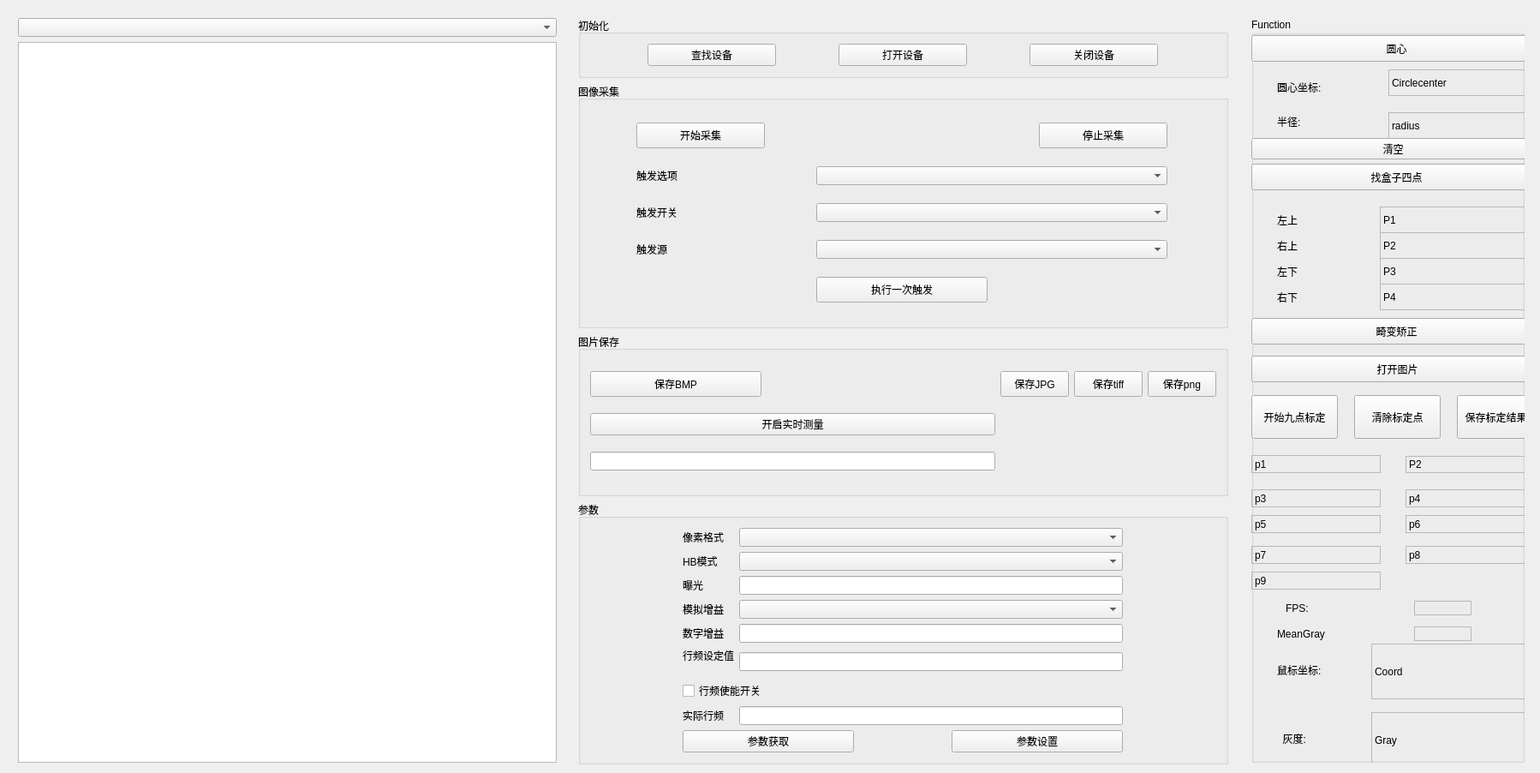
<?xml version="1.0" encoding="UTF-8"?>
<ui version="4.0">
 <class>MainWindow</class>
 <widget class="QMainWindow" name="MainWindow">
  <property name="geometry">
   <rect>
    <x>0</x>
    <y>0</y>
    <width>1798</width>
    <height>902</height>
   </rect>
  </property>
  <property name="windowTitle">
   <string>MainWindow</string>
  </property>
  <widget class="QWidget" name="centralWidget">
   <widget class="QWidget" name="layoutWidget">
    <property name="geometry">
     <rect>
      <x>10</x>
      <y>10</y>
      <width>651</width>
      <height>891</height>
     </rect>
    </property>
    <layout class="QVBoxLayout" name="verticalLayout">
     <item>
      <widget class="QComboBox" name="EnumCombo"/>
     </item>
     <item>
      <widget class="QGraphicsView" name="DisplayWidget"/>
     </item>
    </layout>
   </widget>
   <widget class="QWidget" name="layoutWidget">
    <property name="geometry">
     <rect>
      <x>664</x>
      <y>9</y>
      <width>781</width>
      <height>894</height>
     </rect>
    </property>
    <layout class="QVBoxLayout" name="verticalLayout_2" stretch="0,3,2,0">
     <item>
      <widget class="QGroupBox" name="groupBox">
       <property name="title">
        <string>初始化</string>
       </property>
       <layout class="QGridLayout" name="gridLayout">
        <item row="0" column="1">
         <widget class="QPushButton" name="OpenButton">
          <property name="maximumSize">
           <size>
            <width>150</width>
            <height>30</height>
           </size>
          </property>
          <property name="text">
           <string>打开设备</string>
          </property>
         </widget>
        </item>
        <item row="0" column="2">
         <widget class="QPushButton" name="CloseButton">
          <property name="maximumSize">
           <size>
            <width>150</width>
            <height>30</height>
           </size>
          </property>
          <property name="text">
           <string>关闭设备</string>
          </property>
         </widget>
        </item>
        <item row="0" column="0">
         <widget class="QPushButton" name="EnumButton">
          <property name="maximumSize">
           <size>
            <width>150</width>
            <height>30</height>
           </size>
          </property>
          <property name="text">
           <string>查找设备</string>
          </property>
         </widget>
        </item>
       </layout>
      </widget>
     </item>
     <item>
      <widget class="QGroupBox" name="groupBox_2">
       <property name="title">
        <string>图像采集 </string>
       </property>
       <layout class="QGridLayout" name="gridLayout_2">
        <item row="1" column="2" colspan="2">
         <widget class="QComboBox" name="SelchangeTriggerselCombo"/>
        </item>
        <item row="3" column="0">
         <widget class="QLabel" name="label_3">
          <property name="text">
           <string>触发源</string>
          </property>
         </widget>
        </item>
        <item row="2" column="0">
         <widget class="QLabel" name="label_2">
          <property name="text">
           <string>触发开关</string>
          </property>
         </widget>
        </item>
        <item row="1" column="0">
         <widget class="QLabel" name="label">
          <property name="text">
           <string>触发选项</string>
          </property>
         </widget>
        </item>
        <item row="0" column="0">
         <widget class="QPushButton" name="StartGrabbingButton">
          <property name="maximumSize">
           <size>
            <width>150</width>
            <height>30</height>
           </size>
          </property>
          <property name="text">
           <string>开始采集</string>
          </property>
         </widget>
        </item>
        <item row="0" column="3">
         <widget class="QPushButton" name="StopGrabbingButton">
          <property name="maximumSize">
           <size>
            <width>150</width>
            <height>30</height>
           </size>
          </property>
          <property name="text">
           <string>停止采集</string>
          </property>
         </widget>
        </item>
        <item row="4" column="2">
         <widget class="QPushButton" name="SoftwareOnceButton">
          <property name="maximumSize">
           <size>
            <width>200</width>
            <height>30</height>
           </size>
          </property>
          <property name="text">
           <string>执行一次触发</string>
          </property>
         </widget>
        </item>
        <item row="3" column="2" colspan="2">
         <widget class="QComboBox" name="SelchangeTriggersourceCombo"/>
        </item>
        <item row="2" column="2" colspan="2">
         <widget class="QComboBox" name="SelchangeTriggerswitchCombo"/>
        </item>
       </layout>
       <zorder>SelchangeTriggerselCombo</zorder>
       <zorder>StopGrabbingButton</zorder>
       <zorder>label</zorder>
       <zorder>label_2</zorder>
       <zorder>label_3</zorder>
       <zorder>SelchangeTriggerswitchCombo</zorder>
       <zorder>SelchangeTriggersourceCombo</zorder>
       <zorder>StartGrabbingButton</zorder>
       <zorder>SoftwareOnceButton</zorder>
      </widget>
     </item>
     <item>
      <widget class="QGroupBox" name="groupBox_3">
       <property name="title">
        <string>图片保存</string>
       </property>
       <layout class="QGridLayout" name="gridLayout_3">
        <item row="0" column="3">
         <widget class="QPushButton" name="SavePngButton">
          <property name="maximumSize">
           <size>
            <width>200</width>
            <height>30</height>
           </size>
          </property>
          <property name="text">
           <string>保存png</string>
          </property>
         </widget>
        </item>
        <item row="2" column="0">
         <widget class="QLineEdit" name="linePixelsPerCm"/>
        </item>
        <item row="0" column="1">
         <widget class="QPushButton" name="SaveJpgButton">
          <property name="maximumSize">
           <size>
            <width>200</width>
            <height>30</height>
           </size>
          </property>
          <property name="text">
           <string>保存JPG</string>
          </property>
         </widget>
        </item>
        <item row="0" column="0">
         <widget class="QPushButton" name="SaveBmpButton">
          <property name="maximumSize">
           <size>
            <width>200</width>
            <height>30</height>
           </size>
          </property>
          <property name="text">
           <string>保存BMP</string>
          </property>
         </widget>
        </item>
        <item row="0" column="2">
         <widget class="QPushButton" name="SaveTiffButton">
          <property name="maximumSize">
           <size>
            <width>200</width>
            <height>30</height>
           </size>
          </property>
          <property name="text">
           <string>保存tiff</string>
          </property>
         </widget>
        </item>
        <item row="1" column="0">
         <widget class="QPushButton" name="chkRealTimeMeasure">
          <property name="text">
           <string>开启实时测量</string>
          </property>
          <property name="checkable">
           <bool>true</bool>
          </property>
         </widget>
        </item>
       </layout>
      </widget>
     </item>
     <item>
      <widget class="QGroupBox" name="groupBox_4">
       <property name="title">
        <string>参数</string>
       </property>
       <layout class="QGridLayout" name="gridLayout_5">
        <item row="0" column="0" colspan="2">
         <layout class="QGridLayout" name="gridLayout_4" columnminimumwidth="10,1">
          <item row="0" column="0">
           <widget class="QLabel" name="label_7">
            <property name="text">
             <string>像素格式</string>
            </property>
           </widget>
          </item>
          <item row="0" column="1">
           <widget class="QComboBox" name="SelchangePixelformatCombo"/>
          </item>
          <item row="1" column="0">
           <widget class="QLabel" name="label_8">
            <property name="text">
             <string>HB模式</string>
            </property>
           </widget>
          </item>
          <item row="1" column="1">
           <widget class="QComboBox" name="SelchangeImageCompressionModeCombo"/>
          </item>
          <item row="2" column="0">
           <widget class="QLabel" name="label_9">
            <property name="text">
             <string>曝光</string>
            </property>
           </widget>
          </item>
          <item row="2" column="1">
           <widget class="QLineEdit" name="ExposureTimeLineEdit"/>
          </item>
          <item row="3" column="0">
           <widget class="QLabel" name="label_10">
            <property name="text">
             <string>模拟增益</string>
            </property>
           </widget>
          </item>
          <item row="3" column="1">
           <widget class="QComboBox" name="SelchangePreampgainCombo"/>
          </item>
          <item row="4" column="0">
           <widget class="QLabel" name="label_11">
            <property name="text">
             <string>数字增益</string>
            </property>
           </widget>
          </item>
          <item row="4" column="1">
           <widget class="QLineEdit" name="PreampGainLineEdit"/>
          </item>
          <item row="5" column="0">
           <widget class="QLabel" name="label_12">
            <property name="text">
             <string>行频设定值
</string>
            </property>
           </widget>
          </item>
          <item row="5" column="1">
           <widget class="QLineEdit" name="AcquisitionLineRateLineEdit"/>
          </item>
          <item row="6" column="0" colspan="2">
           <widget class="QCheckBox" name="AcquisitionLineRateEnableCheckBox">
            <property name="text">
             <string>行频使能开关</string>
            </property>
           </widget>
          </item>
          <item row="7" column="0">
           <widget class="QLabel" name="label_13">
            <property name="text">
             <string>实际行频</string>
            </property>
           </widget>
          </item>
          <item row="7" column="1">
           <widget class="QLineEdit" name="ResultingLineRateLineEdit"/>
          </item>
         </layout>
        </item>
        <item row="1" column="0">
         <widget class="QPushButton" name="GetParameterButton">
          <property name="maximumSize">
           <size>
            <width>200</width>
            <height>30</height>
           </size>
          </property>
          <property name="text">
           <string>参数获取</string>
          </property>
         </widget>
        </item>
        <item row="1" column="1">
         <widget class="QPushButton" name="SetParameterButton">
          <property name="maximumSize">
           <size>
            <width>200</width>
            <height>30</height>
           </size>
          </property>
          <property name="text">
           <string>参数设置</string>
          </property>
         </widget>
        </item>
       </layout>
      </widget>
     </item>
    </layout>
   </widget>
   <widget class="QWidget" name="layoutWidget">
    <property name="geometry">
     <rect>
      <x>1450</x>
      <y>10</y>
      <width>341</width>
      <height>891</height>
     </rect>
    </property>
    <layout class="QVBoxLayout" name="verticalLayout_3">
     <item>
      <widget class="QGroupBox" name="groupbox_5">
       <property name="title">
        <string>Function</string>
       </property>
       <widget class="QPushButton" name="bnFindCircle">
        <property name="geometry">
         <rect>
          <x>0</x>
          <y>20</y>
          <width>339</width>
          <height>31</height>
         </rect>
        </property>
        <property name="text">
         <string>圆心</string>
        </property>
       </widget>
       <widget class="QPushButton" name="bnFindBox">
        <property name="geometry">
         <rect>
          <x>0</x>
          <y>170</y>
          <width>339</width>
          <height>31</height>
         </rect>
        </property>
        <property name="text">
         <string>找盒子四点</string>
        </property>
       </widget>
       <widget class="QPushButton" name="bnRectify">
        <property name="geometry">
         <rect>
          <x>0</x>
          <y>350</y>
          <width>339</width>
          <height>31</height>
         </rect>
        </property>
        <property name="text">
         <string>畸变矫正</string>
        </property>
       </widget>
       <widget class="QLabel" name="labelCircleCenter">
        <property name="geometry">
         <rect>
          <x>160</x>
          <y>60</y>
          <width>181</width>
          <height>31</height>
         </rect>
        </property>
        <property name="frameShape">
         <enum>QFrame::StyledPanel</enum>
        </property>
        <property name="text">
         <string>Circlecenter</string>
        </property>
       </widget>
       <widget class="QLabel" name="labelCircleRadius">
        <property name="geometry">
         <rect>
          <x>160</x>
          <y>110</y>
          <width>184</width>
          <height>31</height>
         </rect>
        </property>
        <property name="frameShape">
         <enum>QFrame::StyledPanel</enum>
        </property>
        <property name="text">
         <string>radius</string>
        </property>
       </widget>
       <widget class="QLabel" name="labelBoxP1">
        <property name="geometry">
         <rect>
          <x>150</x>
          <y>220</y>
          <width>185</width>
          <height>31</height>
         </rect>
        </property>
        <property name="frameShape">
         <enum>QFrame::StyledPanel</enum>
        </property>
        <property name="text">
         <string>P1</string>
        </property>
       </widget>
       <widget class="QLabel" name="labelBoxP2">
        <property name="geometry">
         <rect>
          <x>150</x>
          <y>250</y>
          <width>184</width>
          <height>31</height>
         </rect>
        </property>
        <property name="frameShape">
         <enum>QFrame::StyledPanel</enum>
        </property>
        <property name="text">
         <string>P2</string>
        </property>
       </widget>
       <widget class="QLabel" name="labelBoxP3">
        <property name="geometry">
         <rect>
          <x>150</x>
          <y>280</y>
          <width>185</width>
          <height>31</height>
         </rect>
        </property>
        <property name="frameShape">
         <enum>QFrame::StyledPanel</enum>
        </property>
        <property name="text">
         <string>P3</string>
        </property>
       </widget>
       <widget class="QLabel" name="labelBoxP4">
        <property name="geometry">
         <rect>
          <x>150</x>
          <y>310</y>
          <width>184</width>
          <height>31</height>
         </rect>
        </property>
        <property name="frameShape">
         <enum>QFrame::StyledPanel</enum>
        </property>
        <property name="text">
         <string>P4</string>
        </property>
       </widget>
       <widget class="QLabel" name="labelCoord">
        <property name="geometry">
         <rect>
          <x>140</x>
          <y>730</y>
          <width>201</width>
          <height>65</height>
         </rect>
        </property>
        <property name="frameShape">
         <enum>QFrame::StyledPanel</enum>
        </property>
        <property name="text">
         <string>Coord</string>
        </property>
       </widget>
       <widget class="QLabel" name="labelGray">
        <property name="geometry">
         <rect>
          <x>140</x>
          <y>810</y>
          <width>200</width>
          <height>65</height>
         </rect>
        </property>
        <property name="frameShape">
         <enum>QFrame::StyledPanel</enum>
        </property>
        <property name="text">
         <string>Gray</string>
        </property>
       </widget>
       <widget class="QPushButton" name="bnStartCalib9">
        <property name="geometry">
         <rect>
          <x>0</x>
          <y>440</y>
          <width>101</width>
          <height>51</height>
         </rect>
        </property>
        <property name="text">
         <string>开始九点标定</string>
        </property>
       </widget>
       <widget class="QPushButton" name="bnClearCalib9">
        <property name="geometry">
         <rect>
          <x>120</x>
          <y>440</y>
          <width>101</width>
          <height>51</height>
         </rect>
        </property>
        <property name="text">
         <string>清除标定点</string>
        </property>
       </widget>
       <widget class="QPushButton" name="bnSaveCalib9">
        <property name="geometry">
         <rect>
          <x>240</x>
          <y>440</y>
          <width>91</width>
          <height>51</height>
         </rect>
        </property>
        <property name="text">
         <string>保存标定结果</string>
        </property>
       </widget>
       <widget class="QLabel" name="label_4">
        <property name="geometry">
         <rect>
          <x>30</x>
          <y>740</y>
          <width>81</width>
          <height>41</height>
         </rect>
        </property>
        <property name="text">
         <string>鼠标坐标:</string>
        </property>
       </widget>
       <widget class="QLabel" name="label_5">
        <property name="geometry">
         <rect>
          <x>30</x>
          <y>820</y>
          <width>81</width>
          <height>41</height>
         </rect>
        </property>
        <property name="text">
         <string>  灰度:</string>
        </property>
       </widget>
       <widget class="QLabel" name="label_6">
        <property name="geometry">
         <rect>
          <x>30</x>
          <y>60</y>
          <width>81</width>
          <height>41</height>
         </rect>
        </property>
        <property name="text">
         <string>圆心坐标:</string>
        </property>
       </widget>
       <widget class="QLabel" name="label_14">
        <property name="geometry">
         <rect>
          <x>30</x>
          <y>100</y>
          <width>81</width>
          <height>41</height>
         </rect>
        </property>
        <property name="text">
         <string>半径:</string>
        </property>
       </widget>
       <widget class="QLabel" name="label_15">
        <property name="geometry">
         <rect>
          <x>30</x>
          <y>220</y>
          <width>81</width>
          <height>31</height>
         </rect>
        </property>
        <property name="text">
         <string>左上</string>
        </property>
       </widget>
       <widget class="QLabel" name="label_16">
        <property name="geometry">
         <rect>
          <x>30</x>
          <y>250</y>
          <width>81</width>
          <height>31</height>
         </rect>
        </property>
        <property name="text">
         <string>右上</string>
        </property>
       </widget>
       <widget class="QLabel" name="label_17">
        <property name="geometry">
         <rect>
          <x>30</x>
          <y>280</y>
          <width>91</width>
          <height>31</height>
         </rect>
        </property>
        <property name="text">
         <string>左下</string>
        </property>
       </widget>
       <widget class="QLabel" name="label_18">
        <property name="geometry">
         <rect>
          <x>30</x>
          <y>310</y>
          <width>81</width>
          <height>31</height>
         </rect>
        </property>
        <property name="text">
         <string>右下</string>
        </property>
       </widget>
       <widget class="QLabel" name="labelCalibP1">
        <property name="geometry">
         <rect>
          <x>0</x>
          <y>510</y>
          <width>151</width>
          <height>21</height>
         </rect>
        </property>
        <property name="frameShape">
         <enum>QFrame::StyledPanel</enum>
        </property>
        <property name="text">
         <string>p1</string>
        </property>
       </widget>
       <widget class="QLabel" name="labelCalibP2">
        <property name="geometry">
         <rect>
          <x>180</x>
          <y>511</y>
          <width>161</width>
          <height>20</height>
         </rect>
        </property>
        <property name="frameShape">
         <enum>QFrame::StyledPanel</enum>
        </property>
        <property name="text">
         <string>P2</string>
        </property>
       </widget>
       <widget class="QLabel" name="labelCalibP3">
        <property name="geometry">
         <rect>
          <x>0</x>
          <y>550</y>
          <width>151</width>
          <height>21</height>
         </rect>
        </property>
        <property name="frameShape">
         <enum>QFrame::StyledPanel</enum>
        </property>
        <property name="text">
         <string>p3</string>
        </property>
       </widget>
       <widget class="QLabel" name="labelCalibP4">
        <property name="geometry">
         <rect>
          <x>180</x>
          <y>550</y>
          <width>161</width>
          <height>21</height>
         </rect>
        </property>
        <property name="frameShape">
         <enum>QFrame::StyledPanel</enum>
        </property>
        <property name="text">
         <string>p4</string>
        </property>
       </widget>
       <widget class="QLabel" name="labelCalibP5">
        <property name="geometry">
         <rect>
          <x>0</x>
          <y>580</y>
          <width>151</width>
          <height>21</height>
         </rect>
        </property>
        <property name="frameShape">
         <enum>QFrame::StyledPanel</enum>
        </property>
        <property name="text">
         <string>p5</string>
        </property>
       </widget>
       <widget class="QLabel" name="labelCalibP6">
        <property name="geometry">
         <rect>
          <x>180</x>
          <y>580</y>
          <width>161</width>
          <height>21</height>
         </rect>
        </property>
        <property name="frameShape">
         <enum>QFrame::StyledPanel</enum>
        </property>
        <property name="text">
         <string>p6</string>
        </property>
       </widget>
       <widget class="QLabel" name="labelCalibP7">
        <property name="geometry">
         <rect>
          <x>0</x>
          <y>616</y>
          <width>151</width>
          <height>21</height>
         </rect>
        </property>
        <property name="frameShape">
         <enum>QFrame::StyledPanel</enum>
        </property>
        <property name="text">
         <string>p7</string>
        </property>
       </widget>
       <widget class="QLabel" name="labelCalibP8">
        <property name="geometry">
         <rect>
          <x>180</x>
          <y>616</y>
          <width>161</width>
          <height>21</height>
         </rect>
        </property>
        <property name="frameShape">
         <enum>QFrame::StyledPanel</enum>
        </property>
        <property name="text">
         <string>p8</string>
        </property>
       </widget>
       <widget class="QLabel" name="labelCalibP9">
        <property name="geometry">
         <rect>
          <x>0</x>
          <y>646</y>
          <width>151</width>
          <height>21</height>
         </rect>
        </property>
        <property name="frameShape">
         <enum>QFrame::StyledPanel</enum>
        </property>
        <property name="text">
         <string>p9</string>
        </property>
       </widget>
       <widget class="QLabel" name="labelFps">
        <property name="geometry">
         <rect>
          <x>190</x>
          <y>680</y>
          <width>67</width>
          <height>17</height>
         </rect>
        </property>
        <property name="frameShape">
         <enum>QFrame::StyledPanel</enum>
        </property>
        <property name="text">
         <string/>
        </property>
       </widget>
       <widget class="QLabel" name="labelMeanGray">
        <property name="geometry">
         <rect>
          <x>190</x>
          <y>710</y>
          <width>67</width>
          <height>17</height>
         </rect>
        </property>
        <property name="frameShape">
         <enum>QFrame::StyledPanel</enum>
        </property>
        <property name="text">
         <string/>
        </property>
       </widget>
       <widget class="QLabel" name="label_21">
        <property name="geometry">
         <rect>
          <x>40</x>
          <y>680</y>
          <width>67</width>
          <height>17</height>
         </rect>
        </property>
        <property name="text">
         <string>FPS:</string>
        </property>
       </widget>
       <widget class="QLabel" name="label_22">
        <property name="geometry">
         <rect>
          <x>30</x>
          <y>710</y>
          <width>67</width>
          <height>17</height>
         </rect>
        </property>
        <property name="text">
         <string>MeanGray</string>
        </property>
       </widget>
       <widget class="QPushButton" name="btnOpenImage">
        <property name="geometry">
         <rect>
          <x>0</x>
          <y>394</y>
          <width>341</width>
          <height>31</height>
         </rect>
        </property>
        <property name="text">
         <string>打开图片</string>
        </property>
       </widget>
       <widget class="QPushButton" name="bnClearOverlay">
        <property name="geometry">
         <rect>
          <x>0</x>
          <y>140</y>
          <width>331</width>
          <height>25</height>
         </rect>
        </property>
        <property name="text">
         <string>清空</string>
        </property>
       </widget>
      </widget>
     </item>
    </layout>
   </widget>
  </widget>
 </widget>
 <layoutdefault spacing="6" margin="11"/>
 <resources/>
 <connections/>
</ui>
